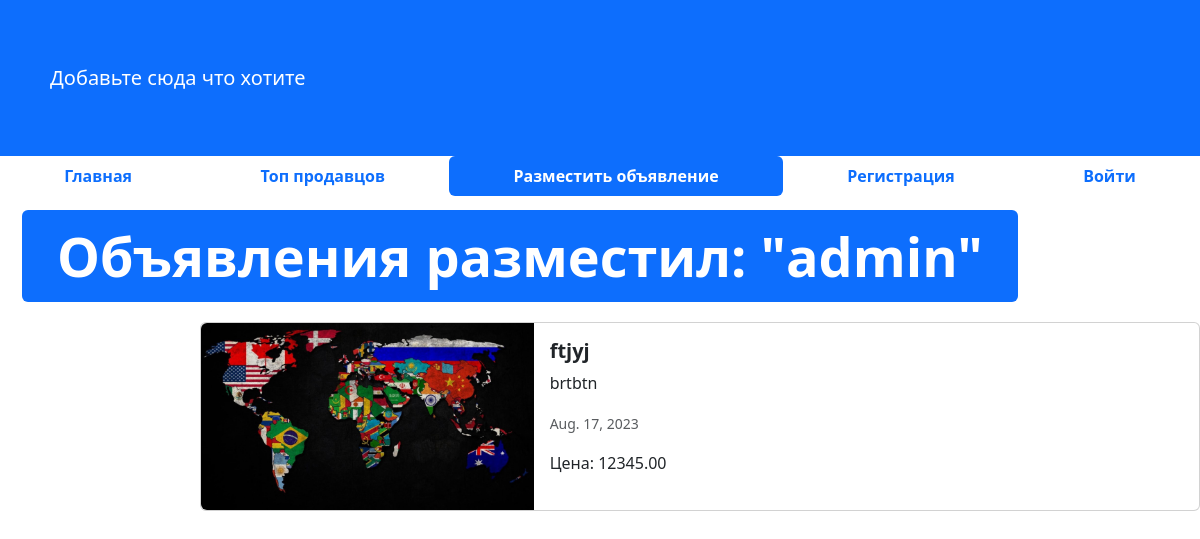
The app's page /post_adv/6 with its own data.
### add/models.py (models this page shows, shortened)
class Advertisement(models.Model):
    title = models.CharField("Заголовок",max_length= 128)#validators=[RegexValidator('[?+-/%]', inverse_match=True)]
    descriptions = models.TextField('описание')
    prices = models.DecimalField(' цена' , max_digits= 10 , decimal_places = 2)
    auction = models.BooleanField('merch', help_text= 'Уместен ли торг')
    created = models.DateField(auto_now_add=True)
    update = models.DateField(auto_now=True)
    user = models.ForeignKey(User, on_delete=models.CASCADE) # если User буджет удален то все обьявления связанные с ним тоже будут удалены
    image = models.ImageField("изображения", upload_to='advertisements/')
    favorites = models.ManyToManyField(User, related_name='favorite_adv')
    class Meta:
       db_table = 'Advertisement'

### add/views.py (the view)
# urls.py: path("post_adv/<int:pk>", post_adv_detail, name='post_adv_detail'),
def post_adv_detail(request: WSGIRequest, pk):
    adv = Advertisement.objects.get(id = pk) # ищу запись по id
    context = {"adv" : adv}
    return render(request, 'advertisement.html', context)

### templates/advertisement.html (shortened to what this page needs)
{% extends 'base.html' %}
{% load static %}
{% block content %}
<footer style="padding: 50px;" class="bg-primary">
  <nav class="navbar navbar-expand-sm navbar-dark">
    <a class="navbar-brand" href="../post_adv">Добавьте сюда что хотите</a>
  </nav>
</footer>
<ul class="nav nav-pills sticky-top bg-white nav-fill">
  <li class="nav-item">
    <a class="nav-link" href="{% url 'home' %}">
      <span style="font-weight: bold;">Главная</span>
    </a>
  </li>
  <li class="nav-item">
    <a class="nav-link" href="{% url 'top_sellers' %}"><span style="font-weight: bold;">Топ продавцов</span>
    </a>
  </li>
  <li class="nav-item">
    <a class="nav-link active" href="{% url 'post_adv' %}">
      <span style="font-weight: bold;">Разместить объявление</span>
    </a>
  </li>
  {% if not user.is_authenticated %}
  <li class="nav-item">
    <a class="nav-link" href="{% url 'sign_in' %}">
      <span style="font-weight: bold;">Регистрация</span>
    </a>
  </li>
  <li class="nav-item">
    <a class="nav-link" href="{% url 'login' %}">
      <span style="font-weight: bold;">Войти</span>
    </a>
  </li>
  {% endif %}
</ul>
<div class="container" style="margin: 10px;">
  <div class="display-2">
    <span class="badge bg-primary">Объявления разместил: "{{ adv.user }}"</span>
  </div>
</div>
<div class="col offset-2">
  <div class="card mb-2" style="max-width: 1200px; margin-top: 20px;">
    <div class="row g-0">
      <div class="col-md-4">
        <a href="#" class="nav-link">
          {% if adv.image %}
          <img src="  {{adv.image.url}} " class="img-fluid rounded-start" alt="Card title">
          {% else %}
          <img src="{% static 'img/adv.png' %}" class="img-fluid rounded-start" alt="Card title">
          {% endif %}
        </a>
      </div>
      <div class="col-md-8">
        <div class="card-body">
          <h5 class="card-title">
            <strong>{{adv.title}}</strong>
          </h5>
            <p class="card-text">
              {{adv.descriptions}}
            </p>
            <p class="card-text"><small class="text-muted">{{adv.created}}</small></p>
            <span>Цена: {{adv.prices}}</span>
        </div>
      </div>
    </div>
  </div>
</div>
  {% endblock %}

### records on screen
Advertisement: user "admin", image (picture), title "ftjyj", descriptions "brtbtn", created "Aug. 17, 2023", prices "12345.00"
